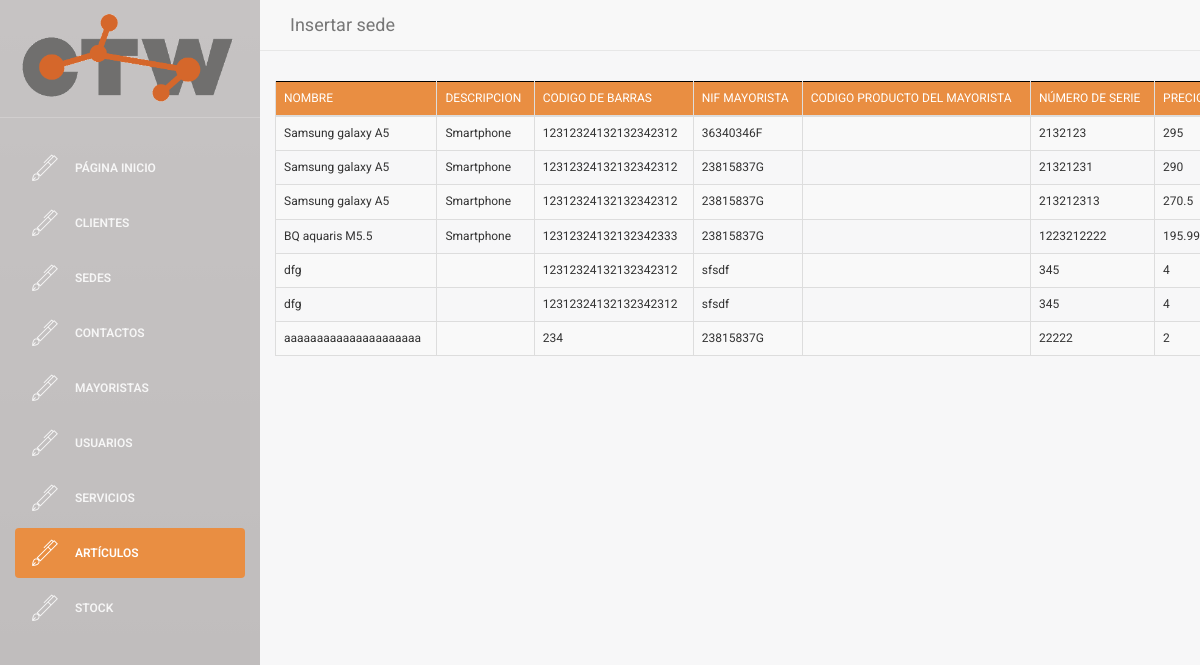
The page /buscador/buscador_articulos.php (signed in) on the database its author committed.
### tables this page shows
CREATE TABLE `ARTICULO` (
  `ID_ARTICULO` int(5) NOT NULL,
  `nombre` varchar(30) NOT NULL,
  `descripcion` text,
  `codigo_de_barras` varchar(40) NOT NULL,
  `NIF_mayorista` varchar(9) NOT NULL,
  `codigo_producto_mayorista` varchar(40) DEFAULT NULL,
  `numero_de_serie` varchar(50) NOT NULL,
  `precio` double NOT NULL,
  `cantidad` int(3) NOT NULL,
  `numero_factura` varchar(30) NOT NULL,
  `ubicacion` varchar(40) DEFAULT NULL,
  `fecha_de_alta` timestamp NOT NULL DEFAULT CURRENT_TIMESTAMP
);

### web/buscador/buscador_articulos.php (the view, shortened to what this page needs)
    <!doctype html>
<?php
if($_SESSION["login_done"]==true){
?>
<html lang="en">
<head>
    <link rel="stylesheet" href="https://maxcdn.bootstrapcdn.com/bootstrap/3.3.6/css/bootstrap.min.css">
    <link rel="stylesheet" href="https://cdn.datatables.net/1.10.12/css/dataTables.bootstrap.min.css">
    <link href="../assets/css/bootstrap.min.css" rel="stylesheet" />
    <link href="../assets/css/animate.min.css" rel="stylesheet"/>
    <link href="../assets/css/light-bootstrap-dashboard.css" rel="stylesheet"/>
    <link href="../assets/css/demo.css" rel="stylesheet" />
    <link href="http://maxcdn.bootstrapcdn.com/font-awesome/4.2.0/css/font-awesome.min.css" rel="stylesheet">
    <link href="../assets/css/pe-icon-7-stroke.css" rel="stylesheet" />
    <link href="http://cdnjs.cloudflare.com/ajax/libs/x-editable/1.5.0/bootstrap3-editable/css/bootstrap-editable.css" rel="stylesheet"/>
    <link href="../assets/css/table_editor.css" rel="stylesheet"/>
    <link href="../assets/css/table.css" rel="stylesheet"/>
    <link href="../assets/css/table2.css" rel="stylesheet"/>
    <link href="../assets/css/table4.css" rel="stylesheet"/>
    <link href="../assets/css/insert.css" rel="stylesheet" />
    <link href="../assets/css/micss.css" rel="stylesheet" />
</head>
<body>
<div class="wrapper">
    <div class="sidebar">
    	<div class="sidebar-wrapper">
            <div class="logo">
                <a href="../"><img src="../assets/img/ctw_logo.gif" alt="CTW Logo"></a>
            </div>
            <ul class="nav">
                <li>
                    <a href="../index.php">
                        <i class="pe-7s-pen"></i>
                        <p>PÁGINA INICIO</p>
                    </a>
                </li>
                <li>
                    <a href="buscador_clientes.php">
                        <i class="pe-7s-pen"></i>
                        <p>Clientes</p>
                    </a>
                </li>
                <li>
                    <a href="buscador_sedes.php">
                        <i class="pe-7s-pen"></i>
                        <p>Sedes</p>
                    </a>
                </li>
                <li>
                    <a href="buscador_contactos.php">
                        <i class="pe-7s-pen"></i>
                        <p>Contactos</p>
                    </a>
                </li>
                <li>
                    <a href="buscador_mayoristas.php">
                        <i class="pe-7s-pen"></i>
                        <p>Mayoristas</p>
                    </a>
                </li>
                <li>
                    <a href="buscador_usuarios.php">
                        <i class="pe-7s-pen"></i>
                        <p>Usuarios</p>
                    </a>
                </li>
                <li>
                    <a href="buscador_servicios.php">
                        <i class="pe-7s-pen"></i>
                        <p>Servicios</p>
                    </a>
                </li>
                <li  class="active">
                    <a href="buscador_articulos.php">
                        <i class="pe-7s-pen"></i>
                        <p>Artículos</p>
                    </a>
                </li>
                <li>
                    <a href="buscador_stock.php">
                        <i class="pe-7s-pen"></i>
                        <p>Stock</p>
                    </a>
                </li>
            </ul>
    	</div>
    </div>
    <div class="main-panel">
        <nav class="navbar2 navbar-default navbar-fixed">
            <div class="container-fluid">
                <div class="navbar-header">
                    <a class="navbar-brand">Insertar sede</a>
                </div>
                <div class="collapse navbar-collapse">
                </div>
            </div>
        </nav>
        <div class="content2">
            <div class="container-fluid">
                <div class="row">
                    <div >
                        <div >
                                <table id="buscador_articulo" class="table table-striped table-bordered">
                                    <thead>
                                        <tr>
                                            <th>Nombre</th>
                                            <th>Descripcion</th>
                                            <th>Codigo de barras</th>
                                            <th>NIF mayorista</th>
                                            <th>Codigo producto del mayorista</th>
                                            <th>Número de serie</th>
                                            <th>Precio</th>
                                        </tr>
                                    </thead>
                                    <tbody>
                                        <?php
                                            $conn = connect();
                                            $sql = "SELECT * FROM ARTICULO";
                                            $result = $conn->query($sql);
                                            if ($result->num_rows > 0) {
                                                 while($row = $result->fetch_assoc()) {
                                                    $pk = $row['ID_ARTICULO'];
                                        ?>
                                                    <tr>
                                                        <td><a href="#" class="nombre" data-pk=<?php echo "\"$pk\""; ?>><?php echo $row['nombre']?> </a></td>
                                                        <td><a href="#" class="descripcion" data-pk=<?php echo "\"$pk\""; ?>><?php echo $row['descripcion']?> </a></td>
                                                        <td><a href="#" class="codigo_de_barras" data-pk=<?php echo "\"$pk\""; ?>><?php echo $row['codigo_de_barras']?> </a></td>
                                                        <td><a href="#" class="NIF_mayorista" data-pk=<?php echo "\"$pk\""; ?>><?php echo $row['NIF_mayorista']?> </a></td>
                                                        <td><a href="#" class="codigo_producto_mayorista" data-pk=<?php echo "\"$pk\""; ?>><?php echo $row['codigo_producto_mayorista']?> </a></td>
                                                        <td><a href="#" class="numero_de_serie" data-pk=<?php echo "\"$pk\""; ?>><?php echo $row['numero_de_serie']?> </a></td>
                                                        <td><a href="#" class="precio" data-pk=<?php echo "\"$pk\""; ?>><?php echo $row['precio']?> </a></td>
                                                    </tr>
                                        <?php
                                                 }
                                            } else {
                                                 echo "0 results";
                                            }
                                        ?>
                                    </tbody>
                                </table>
                        </div>
                    </div>
                </div>
            </div>
        </div>
            </div>
    </div>
</body>
</html>
<?php
}else{
    echo "false";
    header("location:../index.php");
}
?>

### web/assets/css/table_editor.css (style rules this page uses)
a, a:hover { color: #000; }

### web/assets/css/table.css (style rules this page uses)
table { border: none; }
table thead, table tfoot { background-color: #e98e42; border: 1px solid black; }
a, a:hover { color: #000; }

### web/assets/css/insert.css (style rules this page uses)
* { margin: 0; padding: 0; box-sizing: border-box; -webkit-box-sizing: border-box; -moz-box-sizing: border-box; -webkit-font-smoothing: antialiased; -moz-font-smoothing: antialiased; -o-font-smoothing: antialiased; font-smoothing: antialiased; text-rendering: optimizeLegibility; }
body { font-family: "Roboto", Helvetica, Arial, sans-serif; font-weight: 100; font-size: 12px; line-height: 30px; color: #777; }

### rows shown on the page
articulo: nombre "Samsung galaxy A5", descripcion "Smartphone", codigo_de_barras "12312324132132342312", NIF_mayorista "36340346F", numero_de_serie "2132123", precio "295"
articulo: nombre "Samsung galaxy A5", descripcion "Smartphone", codigo_de_barras "12312324132132342312", NIF_mayorista "23815837G", numero_de_serie "21321231", precio "290"
articulo: nombre "Samsung galaxy A5", descripcion "Smartphone", codigo_de_barras "12312324132132342312", NIF_mayorista "23815837G", numero_de_serie "213212313", precio "270.5"
articulo: nombre "BQ aquaris M5.5", descripcion "Smartphone", codigo_de_barras "12312324132132342333", NIF_mayorista "23815837G", numero_de_serie "1223212222", precio "195.99"
articulo: nombre "dfg", codigo_de_barras "12312324132132342312", NIF_mayorista "sfsdf", numero_de_serie "345", precio "4"
articulo: nombre "dfg", codigo_de_barras "12312324132132342312", NIF_mayorista "sfsdf", numero_de_serie "345", precio "4"
articulo: nombre "aaaaaaaaaaaaaaaaaaaaa", codigo_de_barras "234", NIF_mayorista "23815837G", numero_de_serie "22222", precio "2"
